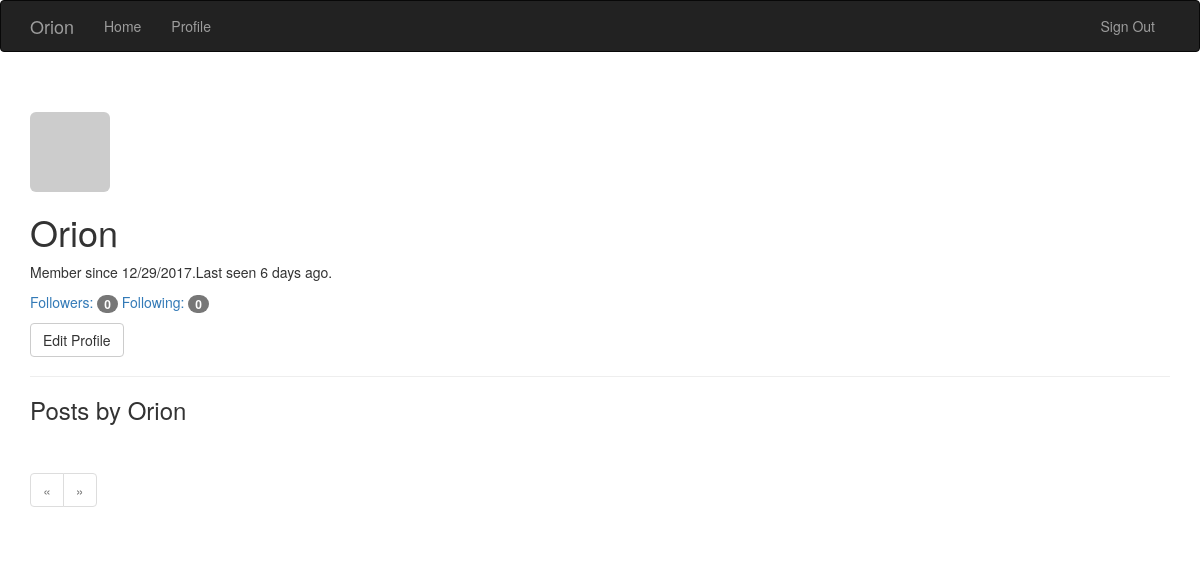
Page /main/user/Orion (signed in) on the earlier database version.
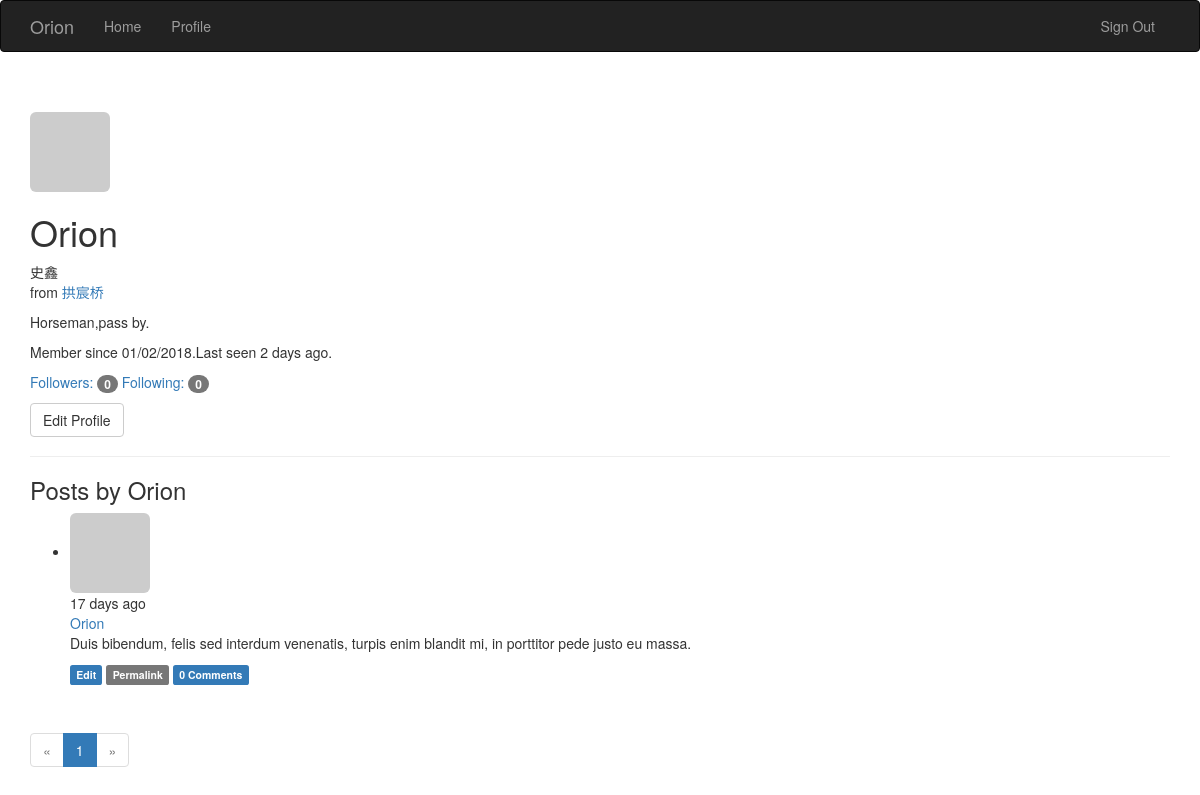
Same page on the later database version.
### app/models.py (models this page shows, shortened)
class User(UserMixin, db.Model):
    __tablename__ = 'users'
    id = db.Column(db.Integer, primary_key=True)
    email = db.Column(db.String(64), unique=True, index=True)
    username = db.Column(db.String(64), unique=True, index=True)
    role_id = db.Column(db.Integer, db.ForeignKey('roles.id'))
    password_hash = db.Column(db.String(128))
    confirmed = db.Column(db.Boolean, default=False)
    name = db.Column(db.String(64))
    location = db.Column(db.String(64))
    about_me = db.Column(db.Text())
    member_since = db.Column(db.DateTime(), default=datetime.utcnow)
    last_seen = db.Column(db.DateTime(), default=datetime.utcnow)
    avatar_hash = db.Column(db.String(32))
    posts = db.relationship('Post', backref='author', lazy='dynamic')
    followed = db.relationship('Follow',
                               foreign_keys=[Follow.follower_id],
                               backref=db.backref('follower', lazy='joined'),
                               lazy='dynamic',
                               cascade='all, delete-orphan')
    followers = db.relationship('Follow',
                                foreign_keys=[Follow.followed_id],
                                backref=db.backref('followed', lazy='joined'),
                                lazy='dynamic',
                                cascade='all, delete-orphan')
    comments = db.relationship('Comment',
                               backref='author', lazy='dynamic')
    @property
    def password(self):
        raise AttributeError('password is not a readable attribute')
    def can(self, permissions):
        return self.role is not None and \
            (self.role.permissions & permissions) == permissions
    def is_administrator(self):
        return self.can(Permission.ADMINISTER)
    def ping(self):
        self.last_seen = datetime.utcnow()
        db.session.add(self)
    def gravatar(self, size=100, default='identicon', rating='g'):
        if request.is_secure:
            url = 'https://secure.gravatar.com/avatar'
        else:
            url = 'http://www.gravatar.com/avatar'
        hash = self.avatar_hash or hashlib.md5(
            self.email.encode('utf-8')).hexdigest()
        return '{url}/{hash}?s={size}&d={default}&r={rating}'.format(url=url, hash=hash, size=size, default=default, rating=rating)

class Post(db.Model):
    __tablename__ = 'posts'
    id = db.Column(db.Integer, primary_key=True)
    body = db.Column(db.Text)
    timestamp = db.Column(db.DateTime, index=True, default=datetime.utcnow)
    author_id = db.Column(db.Integer, db.ForeignKey('users.id'))
    body_html = db.Column(db.Text)
    comments = db.relationship('Comment',backref='post', lazy='dynamic')

### app/main/views.py (the view)
@main.route('/user/<username>')
def user(username):
    user = User.query.filter_by(username=username).first()
    if user is None:
        abort(404)
    page = request.args.get('page', 1, type=int)
    pagination = user.posts.order_by(Post.timestamp.desc()).paginate(
        page, per_page=current_app.config['FLASKY_POSTS_PER_PAGE'],
        error_out=False)
    posts = user.posts.order_by(Post.timestamp.desc()).all()
    return render_template('user.html', user=user, posts=posts,
                           pagination=pagination)

### app/auth/views.py (called while the page is built)
@auth.before_app_request
def before_request():
    if current_user.is_authenticated:
        current_user.ping()
        if not current_user.confirmed \
                and request.endpoint \
                and request.blueprint != 'auth' \
                and request.endpoint != 'static':
            return redirect(url_for('auth.unconfirmed'))

### app/main/__init__.py (called while the page is built)
@main.app_context_processor
def inject_permissions():
    return dict(Permission=Permission)

### app/main/views.py (called while the page is built)
@main.after_app_request
def after_request(response):
    for query in get_debug_queries():
        if query.duration >= current_app.config['FLASKY_SLOW_DB_QUERY_TIME']:
            current_app.logger.warning(
                'Slow query: %s\nParameters: %s\nDuration: %fs\nContext: %s\n'
                % (query.statement, query.parameters, query.duration,
                   query.context))
    return response

### app/models.py (called while the page is built)
@login_manager.user_loader
def load_user(user_id):
    return User.query.get(int(user_id))

### app/templates/user.html (shortened to what this page needs)
{% extends "base.html" %}
{% import "_macros.html" as macros %}
{% block page_content %}
<div class="page-header">
    <img class="img-rounded profile-thumbnail" src="{{ user.gravatar(size=256) }}">
    <div class="profile-header">
        <h1>{{ user.username }}</h1>
        {% if user.name or user.location %}
        <p>
            {% if user.name %}{{ user.name }}<br>{% endif %}
            {% if user.location %}
                from <a href="http://ditu.amap.com/search?query={{ user.location }}">
                {{ user.location }}
            </a><br>
            {% endif %}
        </p>
        {% endif %}
        {% if user.about_me %}<p>{{ user.about_me }}</p>{% endif %}
        <p>Member since {{ moment(user.member_since).format('L') }}.Last seen {{ moment(user.last_seen).fromNow() }}.</p>
        <p>
            <a href="{{ url_for('.followers', username=user.username) }}">Followers: <span class="badge">{{ user.followers.count() - 1 }}</span></a>
            <a href="{{ url_for('.followed_by', username=user.username) }}">Following: <span class="badge">{{ user.followed.count() - 1 }}</span></a>
        </p>
        <p>
            {% if user == current_user %}
            <a class="btn btn-default" href="{{ url_for('.edit_profile') }}">Edit Profile</a>
            {% endif %}
        </p>
    </div>
</div>
<h3>Posts by {{ user.username }}</h3>
{% include '_posts.html' %}
{% if pagination %}
<div class="pagination">
    {{ macros.pagination_widget(pagination, '.user', username=user.username) }}
</div>
{% endif %}
{% endblock %}

### app/templates/base.html (shortened to what this page needs)
{% extends "bootstrap/base.html" %}
{% block head %}
{{ super() }}
{% endblock %}
{% block navbar %}
<div class="navbar navbar-inverse" role="navigation">
    <div class="container">
        <div class="navbar-header">
            <a class="navbar-brand" href="{{ url_for('main.index') }}">Orion</a>
        </div>
        <div class="navbar-collapse collapse">
            <ul class="nav navbar-nav">
                <li><a href="{{ url_for('main.index') }}">Home</a></li>
                {% if current_user.is_authenticated %}
                <li>
                    <a href="{{ url_for('main.user', username=current_user.username) }}">
                        Profile
                    </a>
                </li>
                {% endif %}
            </ul>
            <ul class="nav navbar-nav navbar-right">
                {% if current_user.is_authenticated %}
                <li><a href="{{ url_for('auth.logout') }}">Sign Out</a></li>
                {% else %}
                <li><a href="{{ url_for('auth.login') }}">Sign In</a></li>
                {% endif %}
            </ul>
        </div>
    </div>
</div>
{% endblock %}
{% block content %}
<div class="container">
    {% block page_content %}{% endblock %}
</div>
{% endblock %}

### app/templates/_macros.html
{% macro pagination_widget(pagination, endpoint) %}
<ul class="pagination">
    <li{% if not pagination.has_prev %} class="disabled"{% endif %}>
        <a href="{% if pagination.has_prev %}{{ url_for(endpoint,
            page = pagination.page - 1) }}{% else %}#{% endif %}">
            &laquo;
        </a>
    </li>
    {% for p in pagination.iter_pages() %}
        {% if p %}
            {% if p == pagination.page %}
            <li class="active">
                <a href="{{ url_for(endpoint, page = p, **kwargs) }}">{{ p }}</a>
            </li>
            {% else %}
            <li>
                <a href="{{ url_for(endpoint, page = p, **kwargs) }}">{{ p }}</a>
            </li>
            {% endif %}
        {% else %}
        <li class="disabled"><a href="#">&hellip;</a></li>
        {% endif %}
    {% endfor %}
    <li{% if not pagination.has_next %} class="disabled"{% endif %}>
        <a href="{% if pagination.has_next %}{{ url_for(endpoint,
            page = pagination.page + 1) }}{% else %}#{% endif %}">
            &raquo;
        </a>
    </li>
</ul>
{% endmacro %}

### app/templates/_posts.html
<ul class="posts">
    {% for post in posts %}
    <li class="post">
        <div class="post-thumbnail">
            <a href="{{ url_for('.user', username=post.author.username) }}">
                <img class="img-rounded profile-thumbnail" src="{{ post.author.gravatar(size=40) }}">
            </a>
        </div>
        <div class="post-content">
            <div class="post-date">{{ moment(post.timestamp).fromNow() }}</div>
            <div class="post-author"><a href="{{ url_for('.user', username=post.author.username) }}">{{ post.author.username }}</a>
            <div class="post-body">
                {% if post.body_html %}
                    {{ post.body_html | safe }}
                {% else %}
                    {{ post.body }}
                {% endif %}
            </div>
            <div class="post-footer">
                {% if current_user == post.author %}
                <a href="{{ url_for('.edit', id=post.id) }}">
                    <span class="label label-primary">Edit</span>
                </a>
                {% elif current_user.is_administrator() %}
                <a href="{{ url_for('.edit', id=post.id) }}">
                    <span class="label label-primary">Edit [Admin]</span>
                </a>
                {% endif %}
                <a href="{{ url_for('.post', id=post.id) }}">
                    <span class="label label-default">Permalink</span>
                </a>
                <a href="{{ url_for('.post', id=post.id) }}#comments">
                    <span class="label label-primary">{{ post.comments.count() }} Comments</span>
                </a>
            </div>
        </div>
    </li>
    {% endfor %}
</ul>

Differences in the rows shown:
changed User "Orion": name (not shown) → "史鑫"; location (not shown) → "拱宸桥"; about_me (not shown) → "Horseman,pass by."; member_since "12/29/2017" → "01/02/2018"; last_seen "6 days ago" → "2 days ago"
now on this page (row edited): Post: timestamp "17 days ago", author.username "Orion", body_html "Duis bibendum, felis sed interdum venenatis, turpis enim blandit mi, in porttitor pede justo eu massa.", comments.count "0"
Other differences:
text now shown: "from"
new list line: "1"
